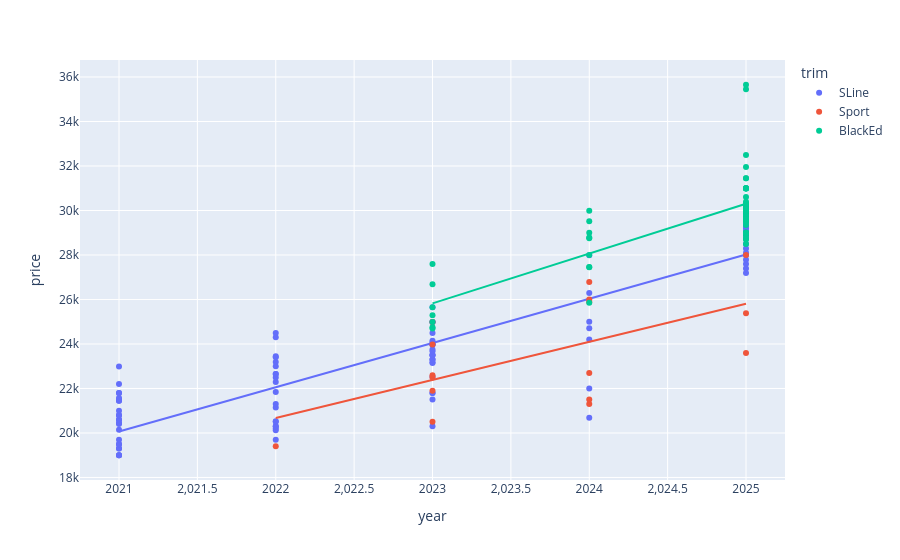

Notebook code cell kept with this figure:
### Code cell
# px.scatter(df[df["trim"] == "Sline"], x="year", y="price")
px.scatter(df, x="year", y="price", color="trim", trendline="ols")
